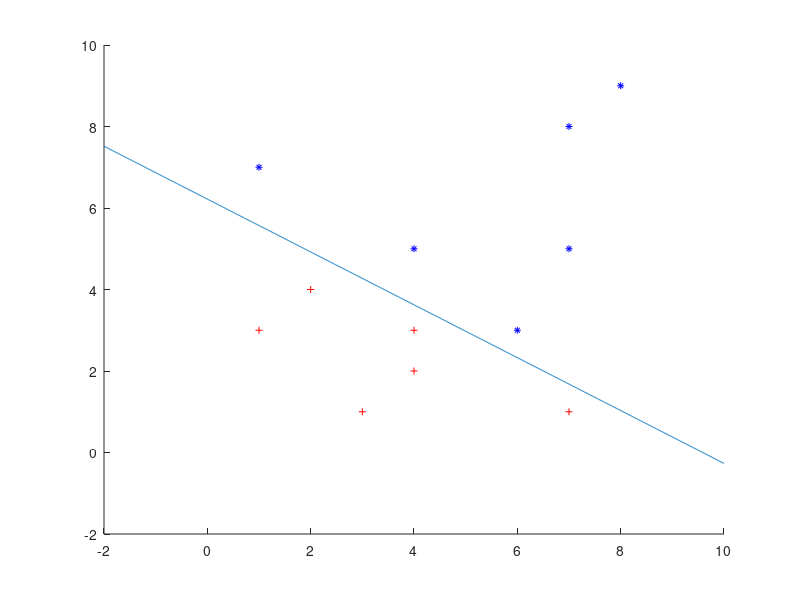

The MATLAB script that drew this image:
clear;
clc;
close all;
tic 

x = [1 7; 6 3; 7 8; 8 9; 4 5; 7 5; 3 1; 4 3; 2 4; 7 1; 1 3; 4 2];
y(:, 2 : 3) = x;
y(:, 1) = 1;

% Normalization of vector spaces
y(7 : 12, :) = -y(7 : 12, :);

%Weight vector initialization
r1 = -1;
r2 = 1;
a = (r2 - r1) .* rand(1, 3) + r1;

%Margin
b = 1000;

% Perceptron function
g = @(a, y) a * y' - b;

figure
s = scatter(y(1 : 6, 2), y(1 : 6, 3), 25, 'b', '*');
hold on;
t = scatter(-y(7 : 12, 2),-y(7 : 12, 3), 25, 'r', '+');

k = 0;
p = -2:0.01:10;
n = size(y, 1);

eta = 2.1;
while nnz(g(a, y) > 0) ~= n
    k = mod(k, n) + 1;
    yk = y(k, :);
    if (g(a, yk) <= 0)
       a = a - ((eta * g(a, yk))/(norm(yk)^2)) * yk;
    end
end

q = -(a(2)/a(3)) * p  - a(1)/a(3);
plot(p, q);
toc